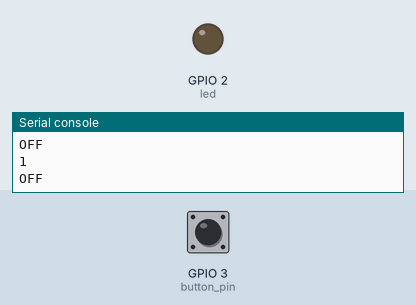
Simulated run of this program. Board: ESP32 board running MicroPython. On the bench: output pins drawn as LEDs (lit = HIGH), the last lines printed to the serial console. Inputs (shaded band) come from the test bench; at power-on: GPIO 3 (button_pin) HIGH.

Above: at 1.2 s.
1.3 s: GPIO 3 (button_pin) pulled LOW for 0.15 s
At 1.4 s:
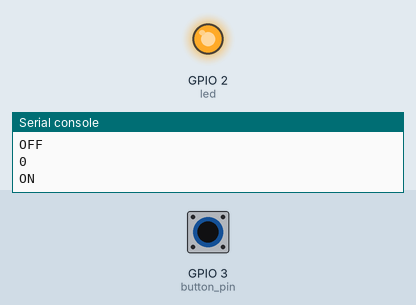
3.0 s: GPIO 3 (button_pin) pulled LOW for 3.2 s
At 7.5 s:
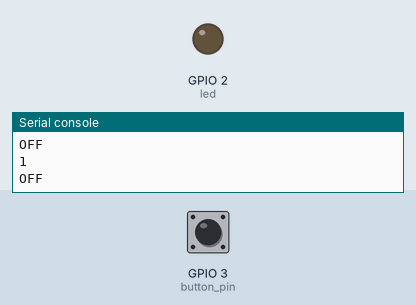
Timing chart, 0 to 9.0 s (numbered marks = the images above; inputs shaded):
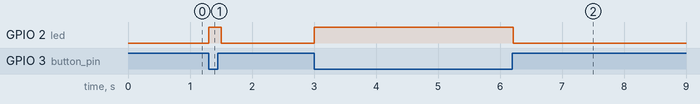

Measured:
- after the input at 1.3 s, GPIO 2 (led): LOW → HIGH at once, → LOW 0.20 s later
- after the input at 3.0 s, GPIO 2 (led): LOW → HIGH at once, → LOW 3.2 s later

The program:

KY-004.py
```python
from machine import Pin
import time

button_pin = Pin(3, Pin.IN, Pin.PULL_UP)
led = Pin(2, Pin.OUT)

while True:
    if button_pin.value() == 0:
        led.value(1)
        print(button_pin.value())
        print("ON")
    else:
        led.value(0)
        print(button_pin.value())
        print("OFF")

    time.sleep(0.1)
```
